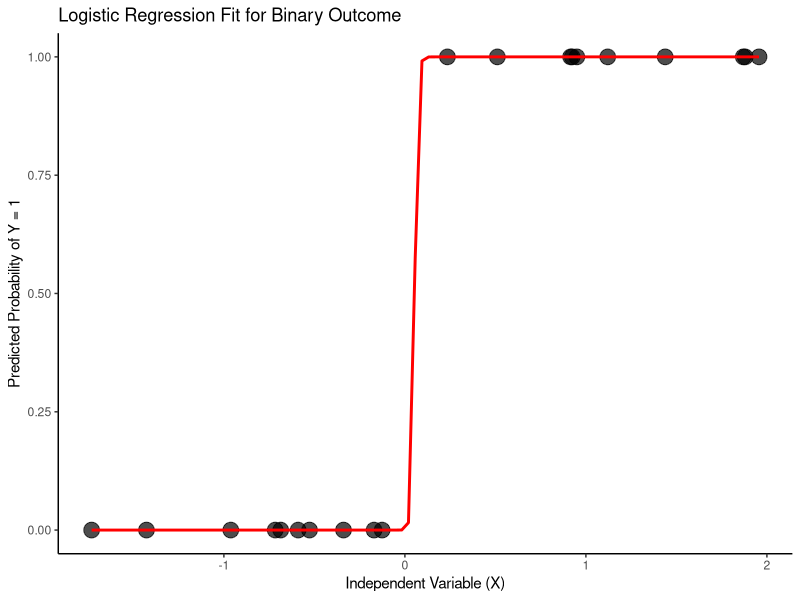
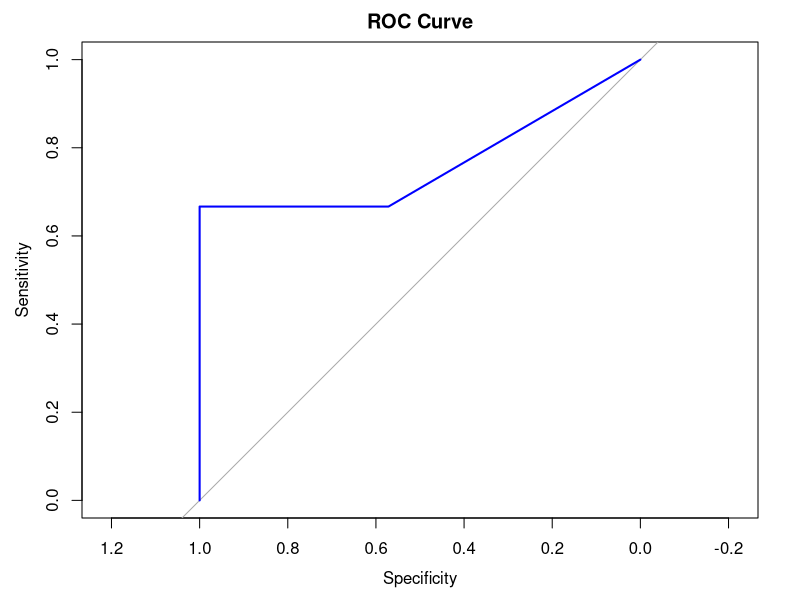

Recreate these plots in R, in order.
# Code for Logistic Regression with glm()


# Load necessary library
library(ggplot2)


# Set seed for reproducibility
set.seed(42)


# Generate a small dataset with 50 points for each outcome level
x_0 <- sort(runif(10, -2, 0))  # X values for y = 0
x_1 <- sort(runif(10, 0, 2))   # X values for y = 1
x <- c(x_0, x_1)
y <- c(rep(0, 10), rep(1, 10))  # Binary outcome


# Fit a logistic regression model
logit_model <- glm(y ~ x,
                   family = binomial)

# Create a sequence of x values for the sigmoid curve
x_vals <- seq(min(x),
              max(x),
              length.out = 100)
y_probs <- predict(logit_model,
                   newdata = data.frame(x = x_vals), type = "response")

# Create the plot
ggplot(data = data.frame(x, y),
       aes(x = x,
           y = y)) +
  geom_point(size = 5,
             alpha = 0.7) +  # Data points
  geom_line(data = data.frame(x = x_vals, y = y_probs),
            aes(x = x, y = y), 
            color = "red",
            linewidth = 1) +  # Sigmoid curve
  labs(title = "Logistic Regression Fit for Binary Outcome",
       x = "Independent Variable (X)",
       y = "Predicted Probability of Y = 1") +
  theme_classic()



# --------------------------------------------------------



# Install and load necessary packages

## Install
install.packages("pROC")

## Load
library(pROC)


# Load the dataset
data(mtcars)


# Prepare the datast

## Preview the dataset
head(mtcars)

## Check the data typs of the columns
str(mtcars)

## Convert column `am` to factor
mtcars$am <- factor(mtcars$am,
                    levels = c(0, 1),
                    labels = c("automatic", "manual"))

## Check the results
str(mtcars)


# Split the data

## Set seed for reproducibility
set.seed(300)

## Create a training index
train_index <- sample(1:nrow(mtcars),
                      nrow(mtcars) * 0.7)

## Create training and test sets
train_set <- mtcars[train_index, ]
test_set <- mtcars[-train_index, ]


# Build a logistic regression model
log_reg <- glm(am ~ .,
               data = train_set,
               family = "binomial")


# Evaluate the model

## Get predictive probability
pred_prob <- predict(log_reg,
                     newdata = test_set,
                     type = "response")

## Predict the outcome
test_set$pred <- ifelse(pred_prob > 0.5,
                        1,
                        0)

test_set$pred <- as.factor(test_set$pred)

## Create a confusion matrix
cm <- table(Predicted = test_set$pred,
            Actual = test_set$am)

## Compute accuracy
accuracy <- sum(diag(cm)) / sum(cm)

cat("Accuracy:", round(accuracy, 2))

## Get ROC
ROC <- roc(test_set$am,
           pred_prob)

print(ROC)

plot(ROC,
     main = "ROC Curve",
     col = "blue",
     lwd = 2)

## Get AUC
AUC <- auc(ROC)

print(AUC)